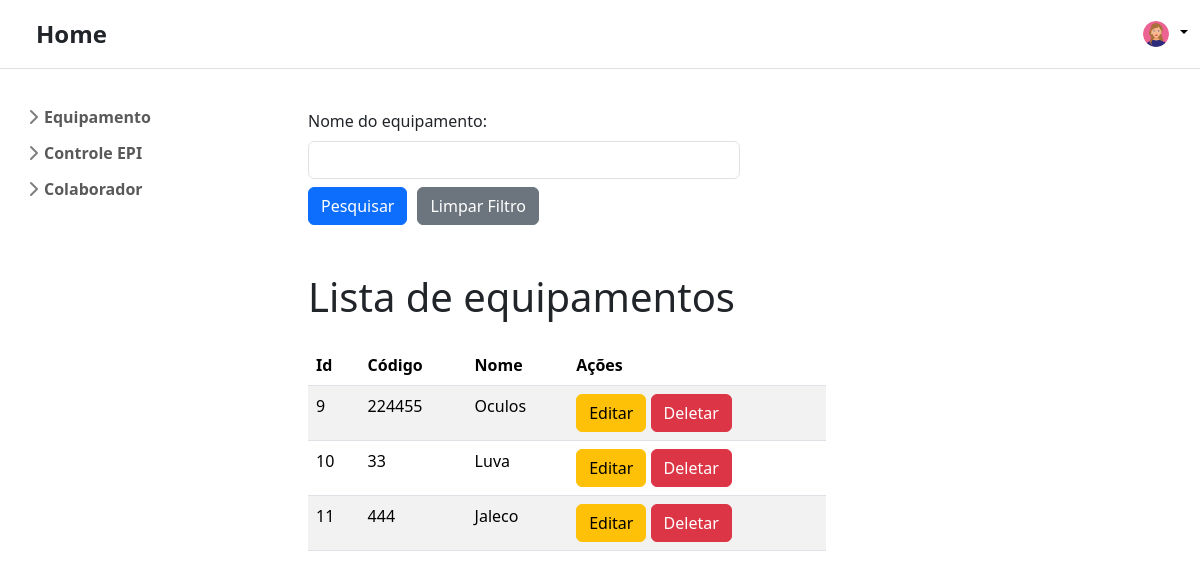
Page /listarEquipamento/ on the earlier database version.
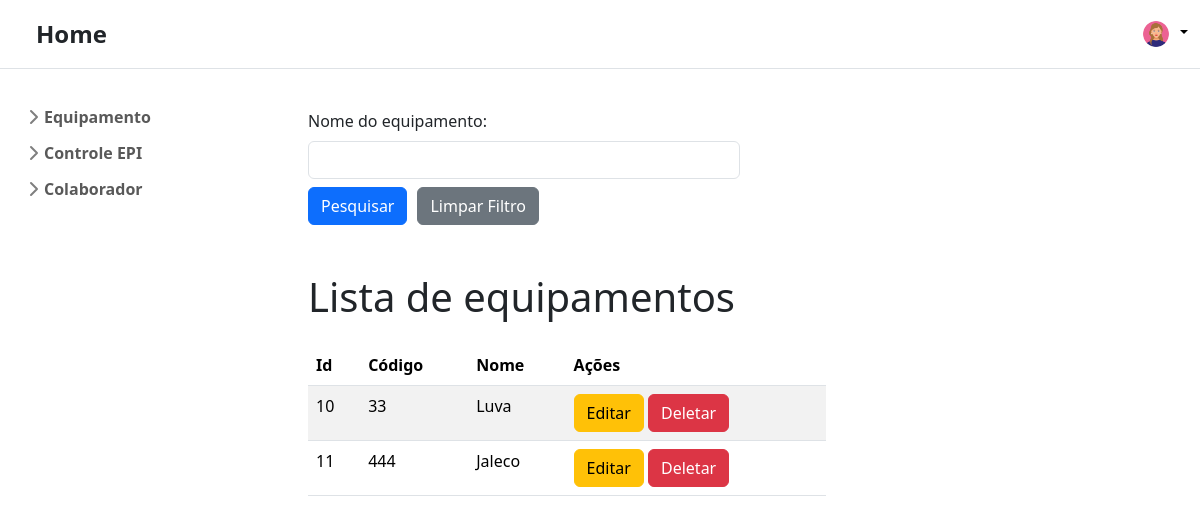
Same page on the later database version.
### app_produtos/models.py (models this page shows, shortened)
class CadastrarEquipamento(models.Model):
    cod_equipamento = models.IntegerField()
    nome_equipamento = models.CharField(max_length=100)

### app_produtos/views.py (the view)
# urls.py: path("listarEquipamento/", views.listar_equipamento, name="listar_equipamento"),
def listar_equipamento(request):
    values = CadastrarEquipamento.objects.all()
    cod_equipamento = request.GET.get('cod_equipamento')
    nome_equipamento = request.GET.get('nome_equipamento')
    if nome_equipamento:
        values = values.filter(nome_equipamento__icontains=nome_equipamento)
    return render(request, 'app_produtos/globals/listarEquipamento.html', {
        "lista_equipamento": values,
        "nome_equipamento": nome_equipamento
    })

### app_produtos/templates/app_produtos/globals/listarEquipamento.html (shortened to what this page needs)
{% extends "app_produtos/index.html" %}
{% block content %}
<div class="container justify-content-center mt-2">
  <form action="{% url 'listar_equipamento' %}" method="get">
    <div class="form-group">
      <label class="form-label" for="nome_equipamento">Nome do equipamento:</label>
      <input class="form-control w-50" type="text" name="nome_equipamento" id="nome_equipamento" value="{{ nome_equipamento|default:'' }}"/>
    </div>
    <div class="d-flex mt-2" style="gap: 10px;">
        <button class="w-10 btn btn-primary btn-md"  type="submit">Pesquisar</button>
        <a class="w-10 btn btn-secondary btn-md" href="{% url 'listar_equipamento' %}">Limpar Filtro</a>
      </div>
  </form>
</div>
{% if lista_equipamento %}
<div class="container mt-5">
  <h1 class="text-start mb-4" >Lista de equipamentos</h1>
  <table class="table table-striped" style="width: 60%;">
    <thead>
      <tr>
        <th>Id</th>
        <th>Código</th>
        <th>Nome</th>
        <th>Ações</th>
      </tr>
    </thead>
    <tbody>
      {% for item in lista_equipamento %}
      <tr>
        <td>{{ item.id }}</td>
        <td>{{ item.cod_equipamento }}</td>
        <td>{{ item.nome_equipamento }}</td>
        <td>
            <a href="/editarEquipamento/{{ item.id }}" class="btn btn-warning">Editar</a>
            <button class="btn btn-danger" data-bs-toggle="modal" data-bs-target="#confirmDeleteModal" onclick="setDeleteUrl('/deletarEquipamento/{{ item.id }}')">Deletar</button>
        </td>
      </tr>
      {% endfor %}
    </tbody>
  </table>
</div>
{% else %}
<div class="container mt-3">
  <p class="text-center h3">Nenhum equipamento encontrado</p>
</div>
{% endif %} {% endblock content %}

Differences in the rows shown:
removed CadastrarEquipamento: id "9", cod_equipamento "224455", nome_equipamento "Oculos"
